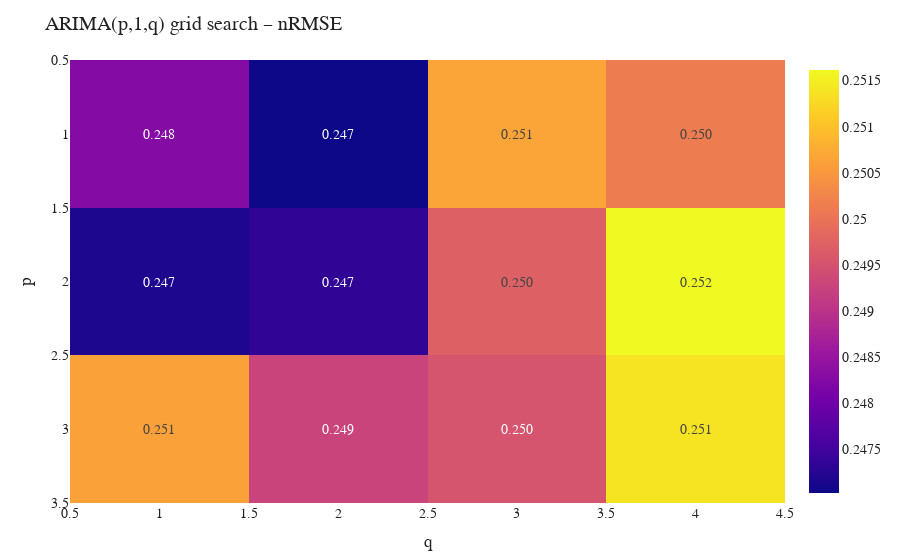

Notebook cell for this chart:
### Markdown cell above
# 3(a) ARIMA(p,1,q) grid search

### Code cell
p_values = [1, 2, 3]
q_values = [1, 2, 3, 4]

grid_df, best_p, best_q = gridsearch_arima(train, test, p_values, q_values, FORECAST_HORIZON, "ex7_fig2_gridsearch_heatmap.svg")

best_arima_name = f"ARIMA({best_p},1,{best_q})"
print(f"Best ARIMA from grid search: {best_arima_name}")

MODELS = {
    best_arima_name: ((best_p, 1, best_q), (0, 0, 0, 0)),
    "SARIMA(1,1,1)(1,1,1,24)": ((1, 1, 1), (1, 1, 1, 24)),
    "SARIMA(2,1,1)(0,1,1,24)": ((2, 1, 1), (0, 1, 1, 24)),
}

### Figure 1 — Plotly figure (JSON) as saved in the notebook; plotly's stock layout.template omitted (floating-point values rounded to 4 significant figures)
{"data": [{"coloraxis": "coloraxis", "name": "0", "texttemplate": "%{z:.3f}", "x": [1, 2, 3, 4], "y": [1, 2, 3], "z": [[0.2483, 0.247, 0.2506, 0.2501], [0.2472, 0.2473, 0.2497, 0.2516], [0.2506, 0.2493, 0.2495, 0.2514]], "type": "heatmap", "xaxis": "x", "yaxis": "y", "hovertemplate": "q: %{x}<br>p: %{y}<br>color: %{z}<extra></extra>"}], "layout": {"xaxis": {"anchor": "y", "domain": [0.0, 1.0], "title": {"text": "q"}}, "yaxis": {"anchor": "x", "domain": [0.0, 1.0], "autorange": "reversed", "title": {"text": "p"}}, "coloraxis": {"colorscale": [[0.0, "#0d0887"], [0.1111, "#46039f"], [0.2222, "#7201a8"], [0.3333, "#9c179e"], [0.4444, "#bd3786"], [0.5556, "#d8576b"], [0.6667, "#ed7953"], [0.7778, "#fb9f3a"], [0.8889, "#fdca26"], [1.0, "#f0f921"]]}, "title": {"text": "ARIMA(p,1,q) grid search – nRMSE"}, "font": {"family": "CMU Serif, 'Times New Roman', serif", "size": 14, "color": "#222"}, "legend": {"bgcolor": "rgba(255,255,255,0.85)", "bordercolor": "#d0d0d0", "borderwidth": 1}, "margin": {"t": 60, "r": 30, "b": 50, "l": 70}, "paper_bgcolor": "#ffffff", "plot_bgcolor": "#ffffff"}}
